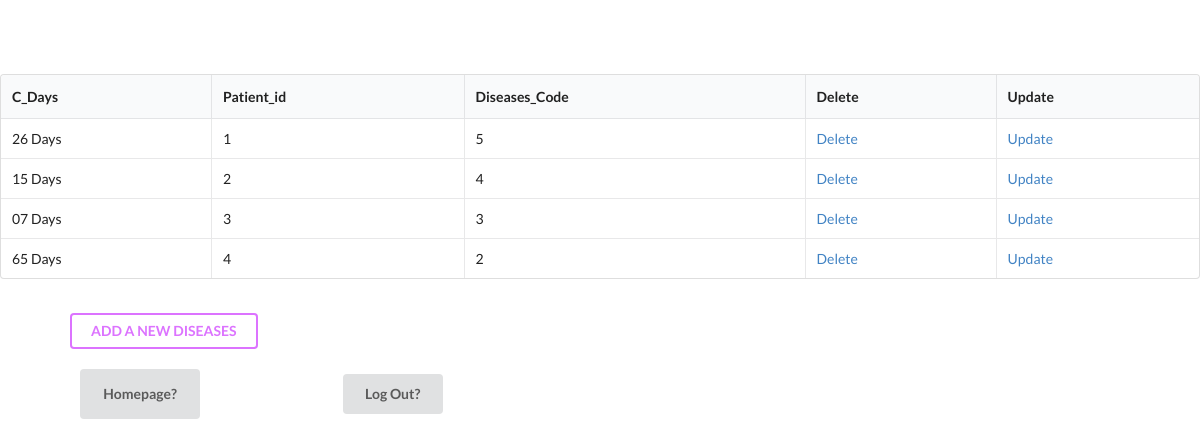
Page /opms_final/carry_read.php on the committed database.
### tables this page shows
CREATE TABLE `carry` (
  `C_Days` varchar(50) NOT NULL,
  `Patient_id` int(11) NOT NULL,
  `Diseases_Code` int(11) NOT NULL
);

### opms_final/carry_read.php (the view, shortened to what this page needs)
<html>
<head>
    <link rel="stylesheet" href="https://cdnjs.cloudflare.com/ajax/libs/semantic-ui/2.4.1/semantic.min.css">
</head>
<body>
 <h1 style="text-align:center ;color:white">Carry Information</h1>
<?php
	$connect = mysqli_connect( HOST, USER, PASS, DB )
		or die("Can not connect");
	$results = mysqli_query( $connect, "SELECT * FROM carry" )
		or die("Can not execute query");
	echo "<table class='ui celled table'> \n";
	echo "<thead><tr><th>C_Days</th> <th>Patient_id</th> <th>Diseases_Code</th> <th>Delete</th> <th>Update</th></tr></thead><tbody> \n";
	while( $rows = mysqli_fetch_array( $results ) ) {
		extract( $rows );
		echo "<tr>";
		echo "<td> $C_Days </td>";
		echo "<td> $Patient_id </td>";
		echo "<td> $Diseases_Code </td>";
		echo "<td> <a href = 'carry_delete.php?
        id=$Patient_id'> Delete </a> </td>";
		echo "<td> <a href = 'carry_update_input.php? cd=$C_Days & id=$Patient_id & dc=$Diseases_Code'> Update </a> </td>";
		echo "</tr> \n";
	}
	echo "</tbody></table> \n";
		echo "<br><p style='margin: 0px 70px'><a href=carry_input.php><button class='ui inverted purple button'>
  ADD A NEW DISEASES
</button></a></p>";
?>
 <br><a href="getin.php"><button style='margin: 0px 80px;height:50px; width:120px'class="ui Magenta button">Homepage?</button></a>
        <a href="logout.php"><button style='margin: 0px 60px;height:40px; width:100px' class='ui Lime button'>Log Out?</button></a>
</body>
</html>

### opms_final/carry_read.php (style rules this page uses)
body { background-image: url('photo.jpg'); background-repeat: no-repeat; background-attachment: fixed; background-size: 100% 100%; }

### rows in the picture
carry: C_Days "26 Days", Patient "1", Diseases_Code "5"
carry: C_Days "15 Days", Patient "2", Diseases_Code "4"
carry: C_Days "07 Days", Patient "3", Diseases_Code "3"
carry: C_Days "65 Days", Patient "4", Diseases_Code "2"
